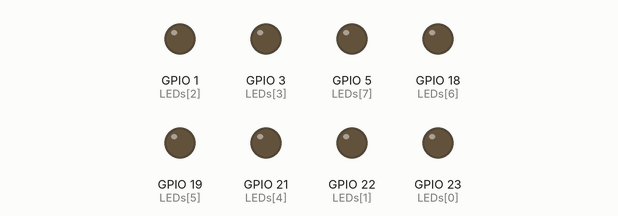
Simulated run of this sketch. Board: ESP32. On the bench: output pins drawn as LEDs (lit = HIGH).

Above: at 0.1 s.
At 4.1 s:
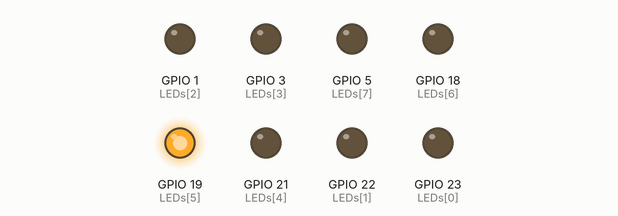
At 9.1 s:
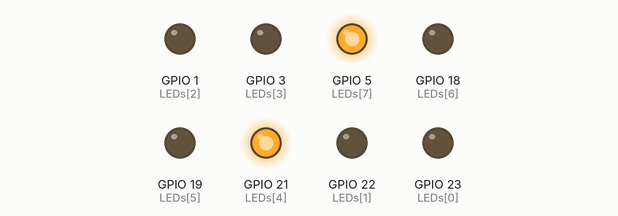
At 19.1 s:
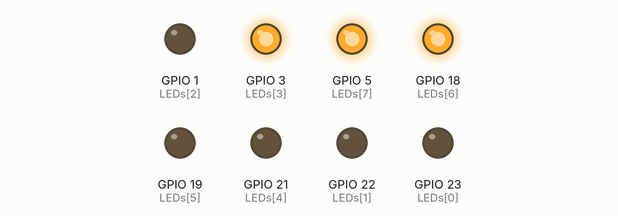
At 29.1 s:
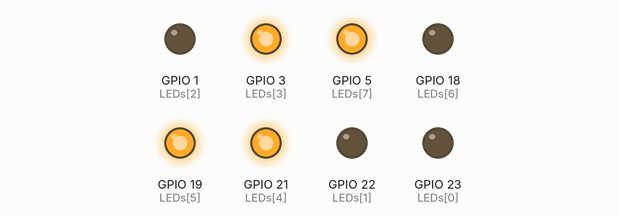
At 39.1 s:
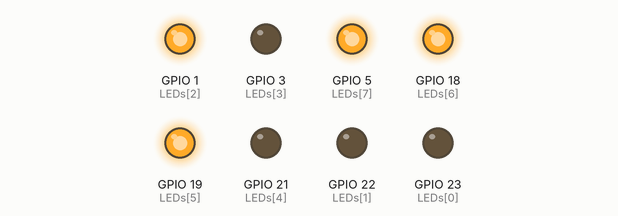
Timing chart, 0 to 40.0 s (numbered marks = the images above):
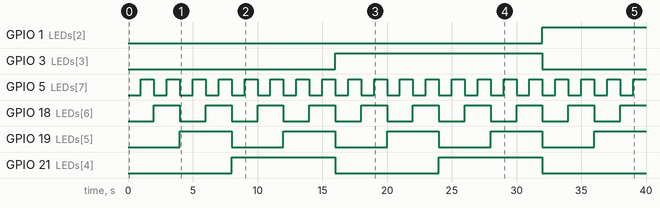

Measured:
- by itself, GPIO 1 (LEDs[2]): LOW → HIGH at 32.0 s
- by itself, GPIO 3 (LEDs[3]): LOW → HIGH at 16.0 s, → LOW 16.0 s later
- by itself, GPIO 5 (LEDs[7]): alternates HIGH for 1.0 s and LOW for 1.0 s
- by itself, GPIO 18 (LEDs[6]): alternates HIGH for 2.0 s and LOW for 2.0 s
- by itself, GPIO 19 (LEDs[5]): alternates HIGH for 4.0 s and LOW for 4.0 s
- by itself, GPIO 21 (LEDs[4]): alternates HIGH for 8.0 s and LOW for 8.0 s

The sketch:

Counter.ino
```cpp
/****************************************************************
 *                      BINARY UP COUNTER
 *                      ==================
 *
 * In this program 8 LEDs are connected to port pins GPIO23,
 * GPIO22, GPIO1, GPIO3, GPIO21, GPIO19, GPIO18, and GPIO5
 * of the ESP32 Devkitc. The program counts up by one and
 * sends the count to he GPIO pins to turn ON/OFF the
 * appropriate LEDs so that the LEDs count up by one in binary.
 * A one secodn delay is inserted between each output
 *
 *
 * Program: Counter
 * Date   : July, 2017
 **************************************************************/
int LEDs[] = {23, 22, 1, 3, 21, 19, 18, 5};
unsigned char Count = 0;

//
// Set GPIO pins 23,22,1,3,21,19,18,5 as outputs
//
void setup()
{
    unsigned char i;
    for(i=0; i < 8; i++)
    {
        pinMode(LEDs[i], OUTPUT);
    }
}


//
// Turn ON the appropriate LED
//
void Display(unsigned char No, unsigned char L)
{
    unsigned char j, m, i;
    m = L - 1;
    for(i = 0; i < L; i++)
    {
      j = pow(2, m);
      digitalWrite(LEDs[i], (No & j));
      m--;
    }
}


//
// Increment Count every second and send Count to GPIO
// pins. Notice that the width is 8-bits (i.e. there are
// 8 LEDs)
//
void loop()
{
    Display(Count, 8);
    if(Count == 255)
      Count = 0;
    else
      Count++;
    delay(1000);
}
```
